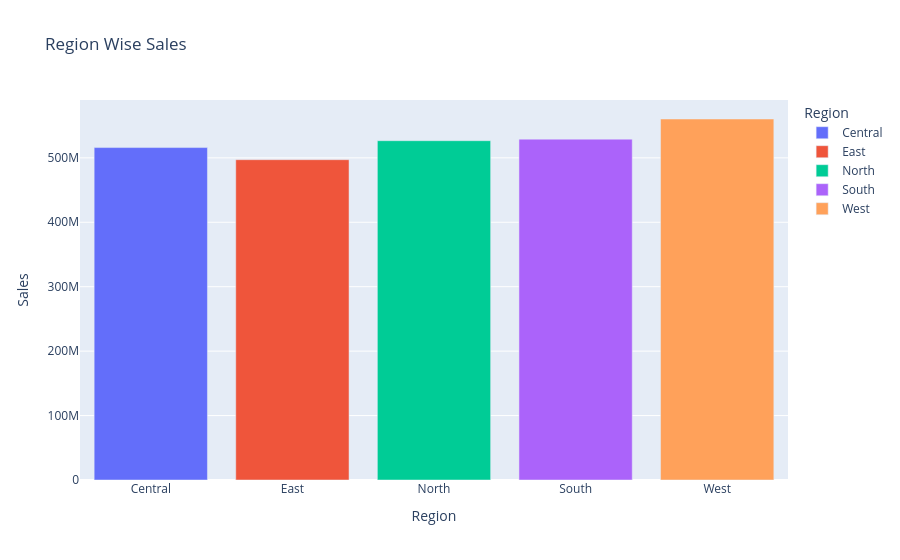

Notebook source saved alongside this figure:
### Markdown cell above
**Code Cell 5
Sales by Region**

### Code cell
region_sales = (

    df

    .groupby("Region", as_index=False)["Sales"]

    .sum()

)

fig = px.bar(

    region_sales,

    x="Region",

    y="Sales",

    color="Region",

    title="Region Wise Sales"

)

fig.show()

### Figure 1 — Plotly figure (JSON) as saved in the notebook; plotly's stock layout.template omitted (floating-point values rounded to 4 significant figures)
{"data": [{"hovertemplate": "Region=%{x}<br>Sales=%{y}<extra></extra>", "legendgroup": "Central", "marker": {"color": "#636efa", "pattern": {"shape": ""}}, "name": "Central", "orientation": "v", "showlegend": true, "textposition": "auto", "type": "bar", "x": ["Central"], "xaxis": "x", "y": [516000000.0], "yaxis": "y"}, {"hovertemplate": "Region=%{x}<br>Sales=%{y}<extra></extra>", "legendgroup": "East", "marker": {"color": "#EF553B", "pattern": {"shape": ""}}, "name": "East", "orientation": "v", "showlegend": true, "textposition": "auto", "type": "bar", "x": ["East"], "xaxis": "x", "y": [497100000.0], "yaxis": "y"}, {"hovertemplate": "Region=%{x}<br>Sales=%{y}<extra></extra>", "legendgroup": "North", "marker": {"color": "#00cc96", "pattern": {"shape": ""}}, "name": "North", "orientation": "v", "showlegend": true, "textposition": "auto", "type": "bar", "x": ["North"], "xaxis": "x", "y": [526600000.0], "yaxis": "y"}, {"hovertemplate": "Region=%{x}<br>Sales=%{y}<extra></extra>", "legendgroup": "South", "marker": {"color": "#ab63fa", "pattern": {"shape": ""}}, "name": "South", "orientation": "v", "showlegend": true, "textposition": "auto", "type": "bar", "x": ["South"], "xaxis": "x", "y": [529100000.0], "yaxis": "y"}, {"hovertemplate": "Region=%{x}<br>Sales=%{y}<extra></extra>", "legendgroup": "West", "marker": {"color": "#FFA15A", "pattern": {"shape": ""}}, "name": "West", "orientation": "v", "showlegend": true, "textposition": "auto", "type": "bar", "x": ["West"], "xaxis": "x", "y": [560300000.0], "yaxis": "y"}], "layout": {"barmode": "relative", "legend": {"title": {"text": "Region"}, "tracegroupgap": 0}, "title": {"text": "Region Wise Sales"}, "xaxis": {"anchor": "y", "categoryarray": ["Central", "East", "North", "South", "West"], "categoryorder": "array", "domain": [0, 1], "title": {"text": "Region"}}, "yaxis": {"anchor": "x", "domain": [0, 1], "title": {"text": "Sales"}}}}
